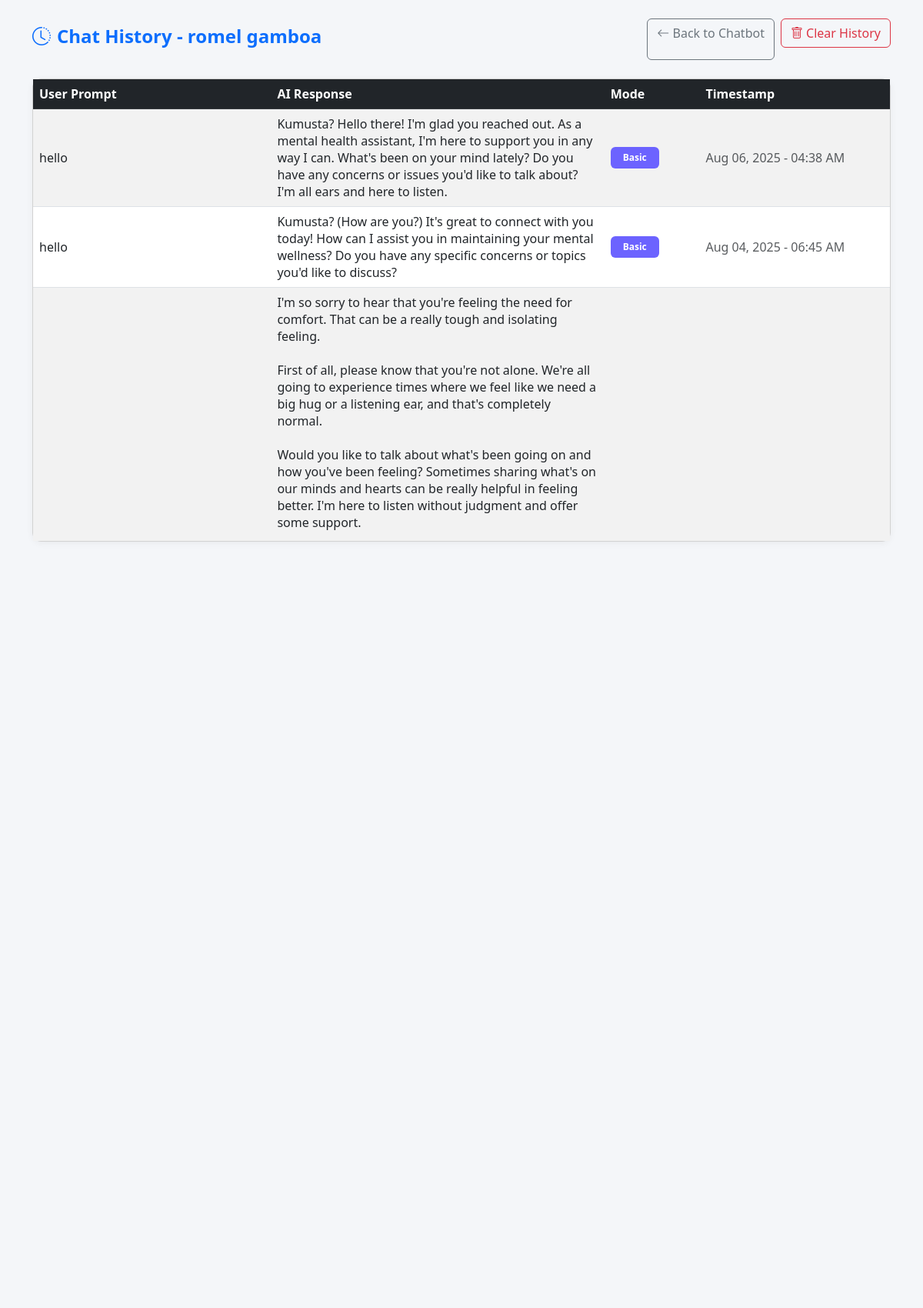
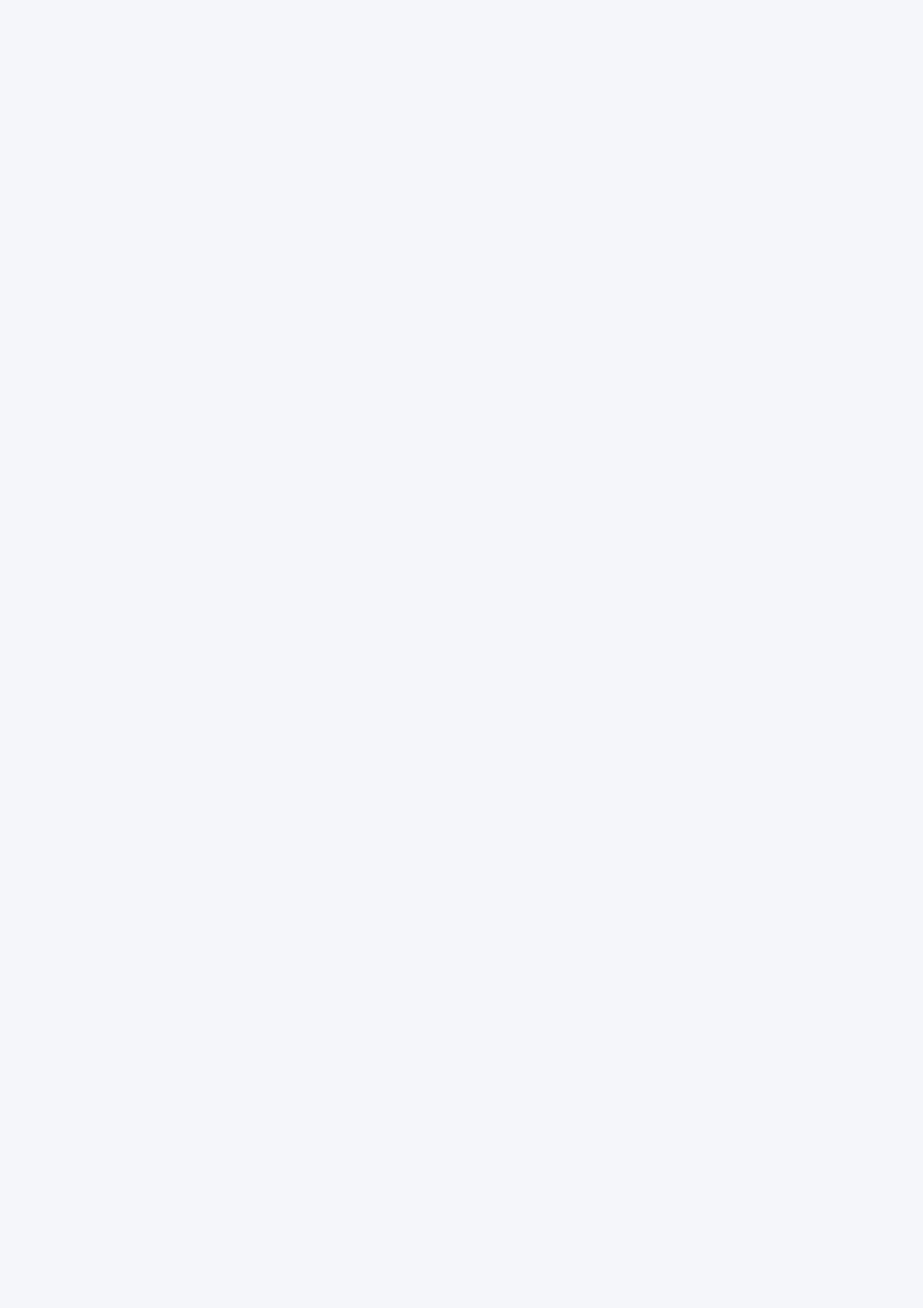
Screenshot of /chatbot/chat_history.php (signed in, upper part) with the database file from the repository (2 pictures, top to bottom).
### tables this page shows
CREATE TABLE `chat_logs` (
  `id` int(11) NOT NULL,
  `user_id` int(11) DEFAULT NULL,
  `message` text NOT NULL,
  `reply` text DEFAULT NULL,
  `mode` enum('basic','pro') DEFAULT 'basic',
  `timestamp` timestamp NOT NULL DEFAULT current_timestamp()
);

### chatbot/chat_history.php (the view, shortened to what this page needs)
<?php
require_once '../config/dbcon.php';
$user_id = $_SESSION['user_id'];
$name = $_SESSION['name'] ?? '';
$stmt = $conn->prepare("SELECT message, reply, mode, timestamp FROM chat_logs WHERE user_id = ? ORDER BY timestamp DESC");
$stmt->bind_param("i", $user_id);
$stmt->execute();
$result = $stmt->get_result();
?>
<!DOCTYPE html>
<html lang="en">
<head>
  <link href="https://cdn.jsdelivr.net/npm/bootstrap@5.3.0/dist/css/bootstrap.min.css" rel="stylesheet">
  <link href="https://cdn.jsdelivr.net/npm/bootstrap-icons/font/bootstrap-icons.css" rel="stylesheet">
</head>
<body>
  <div class="container py-4">
    <div class="d-flex justify-content-between align-items-center mb-4">
      <h4 class="fw-bold text-primary"><i class="bi bi-clock-history me-2"></i>Chat History - <?= htmlspecialchars($name) ?></h4>
      <div class="d-flex gap-2">
        <a href="index.php" class="btn btn-outline-secondary"><i class="bi bi-arrow-left"></i> Back to Chatbot</a>
        <form method="POST" onsubmit="return confirm('Clear all your chat history?');">
          <button type="submit" name="clear" class="btn btn-outline-danger"><i class="bi bi-trash"></i> Clear History</button>
        </form>
      </div>
    </div>
    <div class="card">
      <div class="card-body p-0">
        <div class="table-responsive">
          <table class="table table-hover table-striped align-middle m-0">
            <thead class="table-dark sticky-top">
              <tr>
                <th style="width: 25%">User Prompt</th>
                <th style="width: 35%">AI Response</th>
                <th style="width: 10%">Mode</th>
                <th style="width: 20%">Timestamp</th>
              </tr>
            </thead>
            <tbody>
              <?php if ($result->num_rows > 0): ?>
                <?php while ($row = $result->fetch_assoc()): ?>
                  <tr>
                    <td><?= nl2br(htmlspecialchars($row['message'])) ?></td>
                    <td><?= nl2br(htmlspecialchars($row['reply'])) ?></td>
                    <td>
                      <?php if ($row['mode'] === 'pro'): ?>
                        <span class="badge badge-pro text-white px-3 py-2">Pro</span>
                      <?php else: ?>
                        <span class="badge badge-basic text-white px-3 py-2">Basic</span>
                      <?php endif; ?>
                    </td>
                    <td class="text-muted"><?= date("M d, Y - h:i A", strtotime($row['timestamp'])) ?></td>
                  </tr>
                <?php endwhile; ?>
              <?php else: ?>
                <tr>
                  <td colspan="4" class="text-center py-4 text-muted">No chat history found.</td>
                </tr>
              <?php endif; ?>
            </tbody>
          </table>
        </div>
      </div>
    </div>
  </div>
</body>
</html>

### chatbot/chat_history.php (style rules this page uses)
body { background-color: #f4f6f9; font-family: 'Segoe UI', sans-serif; }
.card { border-radius: 12px; box-shadow: 0 2px 10px rgba(0,0,0,0.05); }
.table th, .table td { vertical-align: middle; }
.badge-basic { background-color: #6C63FF; }
.table-responsive { max-height: 600px; overflow-y: auto; }

### rows the page displays
chat_logs: message "hello", reply "Kumusta? Hello there! I'm glad you reached out. As a mental health assistant, I'm here to support you in any way I can. What's been on your mind lately? Do you have any concerns or issues you'd like to talk about? I'm all ears and here to listen.", mode "Basic", timestamp "Aug 06, 2025 - 04:38 AM"
chat_logs: message "hello", reply "Kumusta? (How are you?) It's great to connect with you today! How can I assist you in maintaining your mental wellness? Do you have any specific concerns or topics you'd like to discuss?", mode "Basic", timestamp "Aug 04, 2025 - 06:45 AM"
chat_logs: reply "I'm so sorry to hear that you're feeling the need for comfort. That can be a really tough and isolating feeling. First of all, please know that you're not alone. We're all going to experience times where we feel like we need a big hug or a listening ear, and that's completely normal. Would you like to talk about what's been going on and how you've been feeling? Sometimes sharing what's on our minds and hearts can be really helpful in feeling better. I'm here to listen without judgment and offer some support."

### other values shown
$name "romel gamboa"
